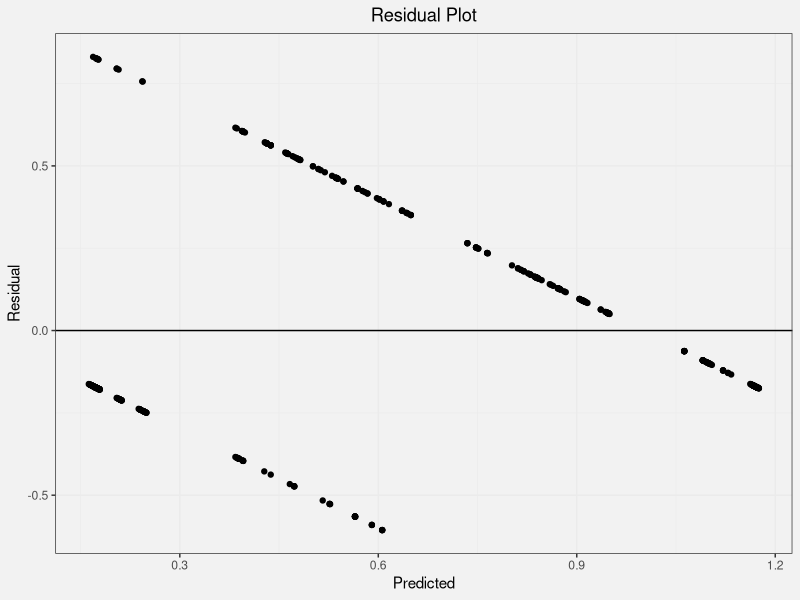
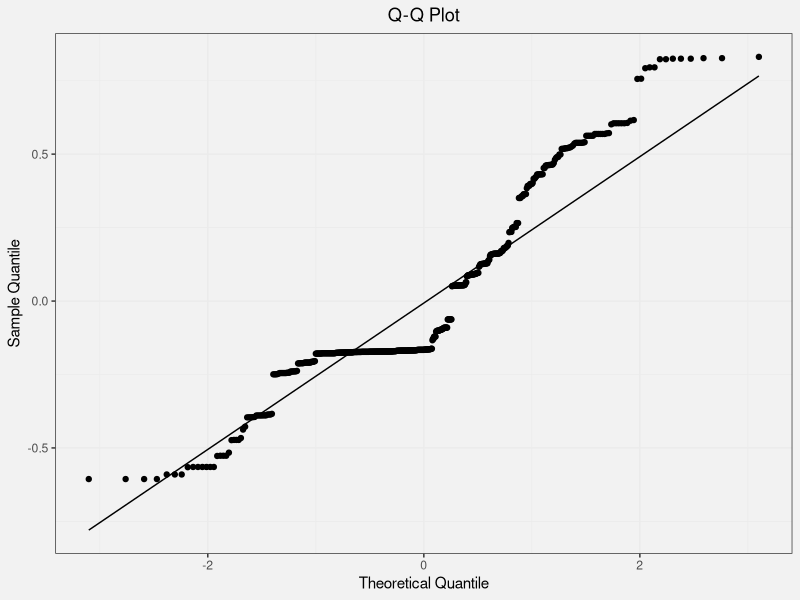
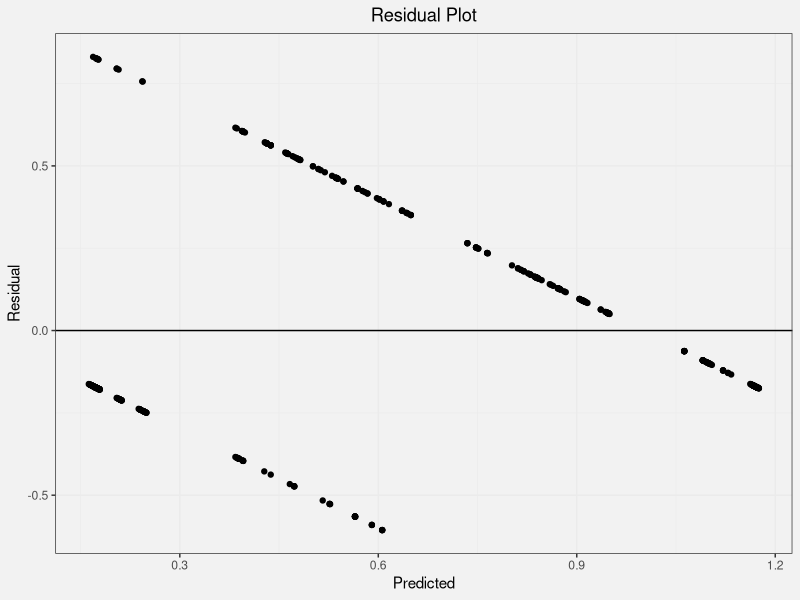
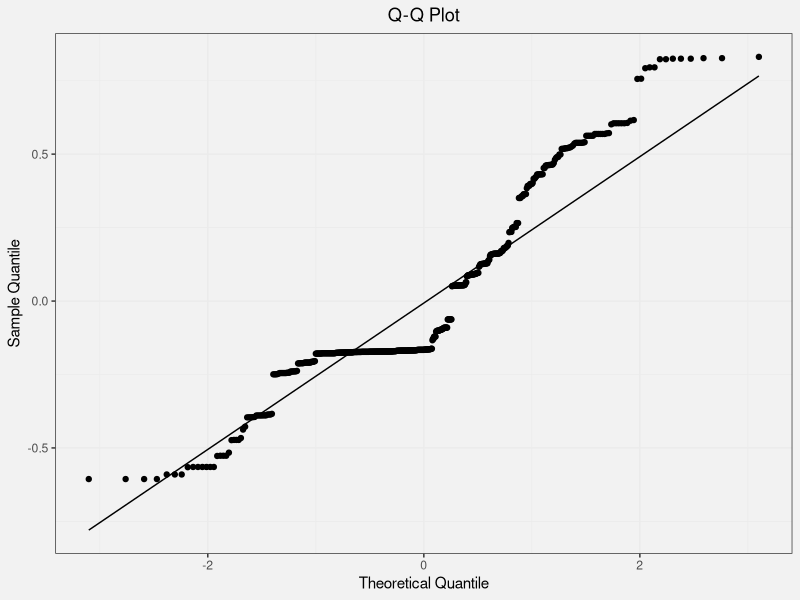

R code for these plots, in order:
## ---- chunk 1
require(tidyverse)
set.seed(100)

data <- read_csv("../data/clean_numeric_data.csv")
head(data)
## ---- chunk 2
# building the linear model
model <- lm(class ~ Age + Gender + Polyuria + Polydipsia + sudden.weight.loss + partial.paresis, data=data)

summary(model)
## ---- chunk 3
mean(model$residual^2)
## ---- chunk 4
summary(model)$r.squared 
## ---- chunk 5
mod_results <- data.frame(observed = data$class, predicted = model$fitted.values, residual = model$residuals)
head(mod_results)
## ---- chunk 6
ggplot(mod_results, aes(y = residual, x = predicted)) + 
    geom_point() + 
    geom_hline(yintercept = 0) +
      theme_bw() +
  labs(title="Residual Plot", x="Predicted", y="Residual") +
  theme(plot.title = element_text(hjust = 0.5)) +
  theme(plot.background = element_rect(fill = '#f2f2f2', colour = '#f2f2f2')) +
  theme(panel.background = element_rect(fill = '#f2f2f2', colour = '#f2f2f2'))
ggsave("../plots/residual_plot.png", dpi = 1200, width = 4, height = 4, units = "in")
## ---- chunk 7
ggplot(mod_results, aes(sample = residual)) + 
    geom_qq()+
  geom_qq_line() +
  theme_bw() +
  labs(title="Q-Q Plot", x="Theoretical Quantile", y="Sample Quantile") +
  theme(plot.title = element_text(hjust = 0.5)) +
  theme(plot.background = element_rect(fill = '#f2f2f2', colour = '#f2f2f2')) +
  theme(panel.background = element_rect(fill = '#f2f2f2', colour = '#f2f2f2'))
ggsave("../plots/qq_plot.png", dpi = 1200, width = 4, height = 4, units = "in")
## ---- chunk 8
mean_res <- mean(mod_results$residual)
sd_res <- sd(mod_results$residual)
print(c(mean_res, sd_res))
